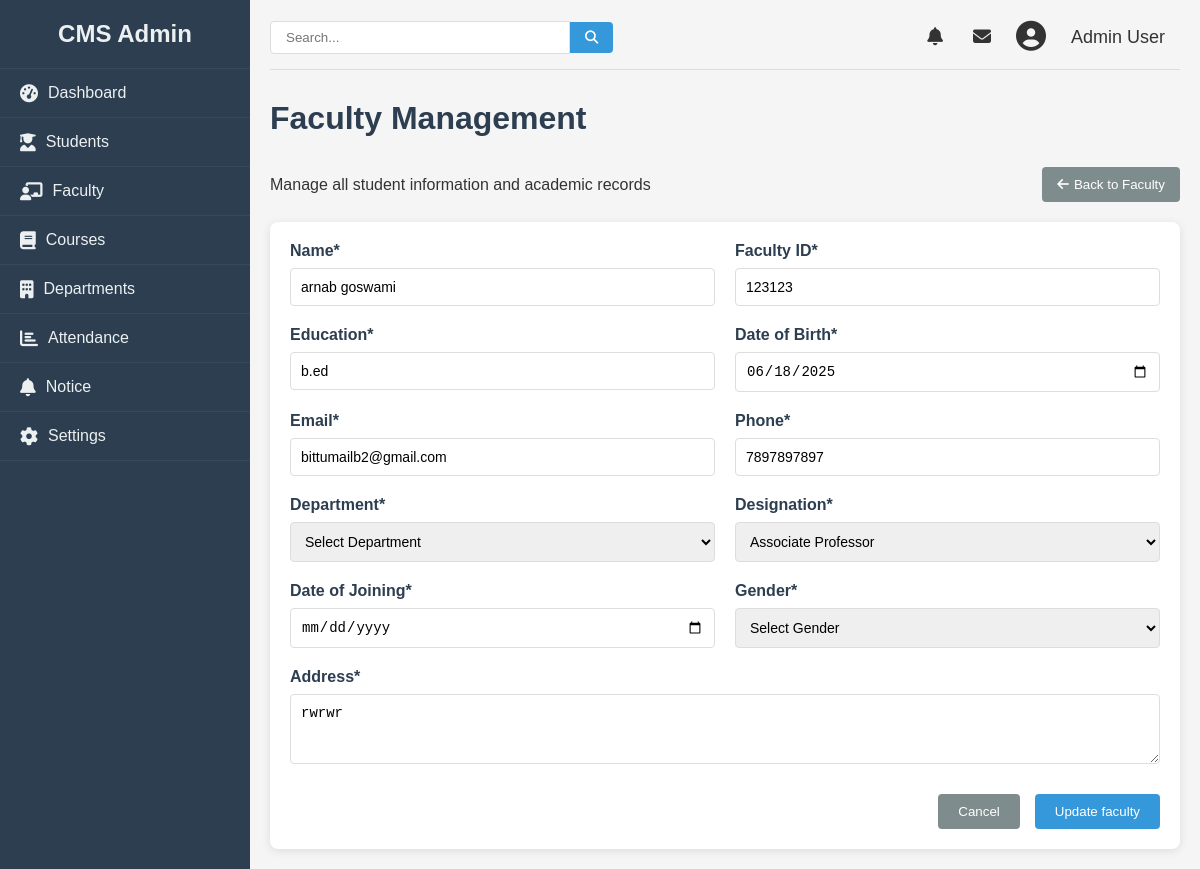
The page /admin/update/faculty/1 on the database as committed earlier.
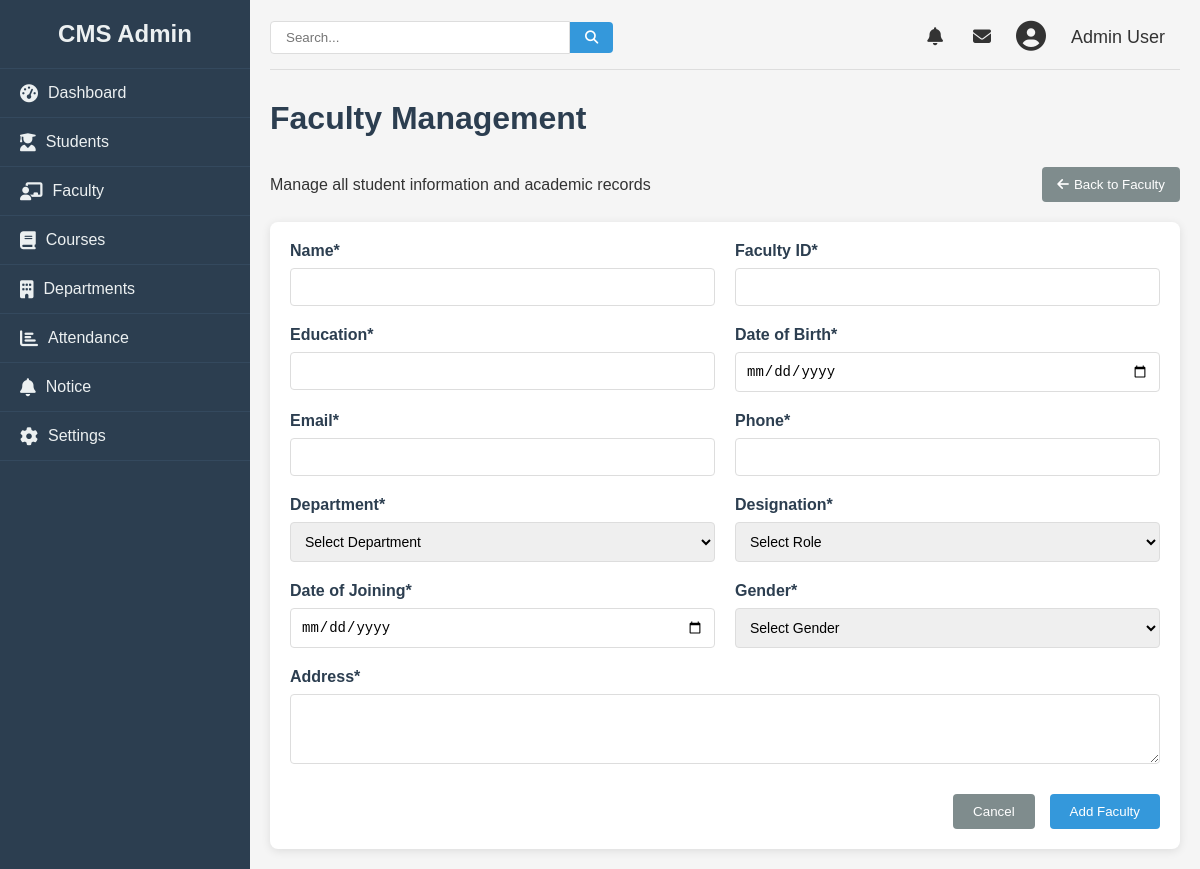
The same page on the database as committed later.
### college/model.py (models this page shows, shortened)
class Faculty(db.Model):
    id = db.Column(db.Integer, primary_key=True)
    name = db.Column(db.String(100), nullable=False)
    facultyid = db.Column(db.Integer, nullable=False)
    education = db.Column(db.String(100), nullable=False)
    email = db.Column(db.String(100), nullable=False)
    phone = db.Column(db.Integer, nullable=False)
    department = db.Column(db.Integer, nullable=False)
    role = db.Column(db.Integer, nullable=False)
    dob = db.Column(db.Date, nullable=False)
    doj = db.Column(db.Date, nullable=False)
    gender = db.Column(db.String, nullable=False)
    address = db.Column(db.String, nullable=False)

### college/admin/update.py (the view)
@app.route("/admin/update/faculty/<id>", methods = ["GET", "POST"])
def updatefaculty(id):
    sem = semester()
    dep = departments()
    faculty = Faculty.query.get(id)
    return render_template("addfaculty.html", data= faculty, departments= dep, designations = designs)

### tempdata.py (called while the page is built)
def semester():
    semesters = ['First Semester', 'Second Semester', "Third Semester", "Fourth Semester", "Fifth Semester", "Sixth Semester", "Seventh Semester", "Eighth Semester" ]
    return semesters

def departments():
    departments = ['Computer Science', 'Mechanical Engineering', 'Civil Engineering', 'Electrical Engineering', 'Electronics and Cummunication', 'Chemical Engineering', 'Aerospace Engineering', 'Information Technology']
    return departments

### college/admin/templates/addfaculty.html (shortened to what the changed rows need)
{% from "macro/cmsnav.html" import cmsnav%}
{%extends "admbase.html"%}
{%block head%}
<link rel="stylesheet" href="{{url_for('static', filename='css/styles.css')}}">
<link rel="stylesheet" href="https://cdnjs.cloudflare.com/ajax/libs/font-awesome/6.4.0/css/all.min.css">
{%endblock%}
{%block content%}
<div class="container" w-tid="21">
    {{cmsnav()}}
    <main class="main-content" w-tid="111">
        <div id="dashboard-page" class="content-section" w-tid="139">
            <div class="dashboard" w-tid="141">
                <h1 w-tid="357">Faculty Management</h1>
                <div class="student-form-container" w-tid="1519">
                    <form id="add-student-form" method="POST" action="/admin/addfaculty" class="student-form"
                        w-tid="1521">
                        <div class="form-row" w-tid="1523">
                            <div class="form-group" w-tid="1525">
                                <label for="name" w-tid="1527">Name*</label>
                                <input type="text" id="new-firstName" name="name" required="" w-tid="1529" value="{{data.name}}">
                            </div>
                            <div class="form-group" w-tid="1525">
                                <label for="name" w-tid="1527">Faculty ID*</label>
                                <input type="text" id="new-firstName" name="id" required="" w-tid="1529"
                                value="{{data.facultyid}}">
                            </div>
                        </div>
                        <div class="form-row" w-tid="1523">
                            <div class="form-group" w-tid="1525">
                                <label for="education" w-tid="1527">Education*</label>
                                <input type="text" id="new-firstName" name="education" required="" w-tid="1529" value="{{data.education}}">
                            </div>
                            <div class="form-group" w-tid="1571">
                                <label for="new-dob" w-tid="1573">Date of Birth*</label>
                                <input type="date" id="new-dob" name="dob" required="" w-tid="1575" value="{{data.dob}}">
                            </div>
                        </div>
                        <div class="form-row" w-tid="1537">
                            <div class="form-group" w-tid="1539">
                                <label for="new-email" w-tid="1541">Email*</label>
                                <input type="email" id="new-email" name="email" required="" w-tid="1543"
                                value="{{data.email}}">
                            </div>
                            <div class="form-group" w-tid="1545">
                                <label for="new-phone" w-tid="1547">Phone*</label>
                                <input type="tel" id="new-phone" name="phone" required="" w-tid="1549" value="{{data.phone}}">
                            </div>
                        </div>
                        <div class="form-row" w-tid="1551">
                            <div class="form-group" w-tid="1561">
                                <label for="role" w-tid="1563">Designation*</label>
                                <select id="role" name="role" required="" w-tid="1565">
                                    <option value="">Select Role</option>
                                    {%for des in designations%}
                                    <option {%if des==data.role%}selected{%endif%} value="{{des}}">{{des}}
                                    </option>
                                    {%endfor%}
                                </select>
                            </div>
                        </div>
                        <div class="form-row" w-tid="1569">
                            <div class="form-group" w-tid="1571">
                                <label for="doj" w-tid="1573">Date of Joining*</label>
                                <input type="date" id="doj" name="doj" required="" w-tid="1575" value="{{data.doj}}">
                            </div>
                                    {%set genders = ['Male', 'Female', 'Other']%}
                        </div>
                        <div class="form-row" w-tid="1591">
                            <div class="form-group full-width" w-tid="1593">
                                <label for="new-address" w-tid="1595">Address*</label>
                                <textarea id="new-address" name="address" rows="3" required="" w-tid="1597">{{data.address}}</textarea>
                            </div>
                        </div>
                        <div class="form-actions" w-tid="1599">
                            <button type="button" id="cancel-add-student" class="cancel-btn"
                                w-tid="1601">Cancel</button>
                            {%if data%}
                            <button type="submit" class="save-btn" w-tid="1603">Update faculty</button>
                            {%else%}
                            <button type="submit" class="save-btn" w-tid="1603">Add Faculty</button>
                            {%endif%}
                        </div>
                    </form>
                </div>
            </div>
        </div>
    </main>
</div>
{%endblock%}

Rows that differ between the two databases and show on the page:
removed Faculty: name "arnab goswami", id "123123", education "b.ed", dob "06/18/2025", email "bittumailb2@gmail.com", phone "7897897897", role "Associate Professor", address "rwrwr"
Other text that changed with them:
form field role: (not shown) → "Select Role"
text no longer shown: "Update faculty"
text now shown: "Add Faculty"
